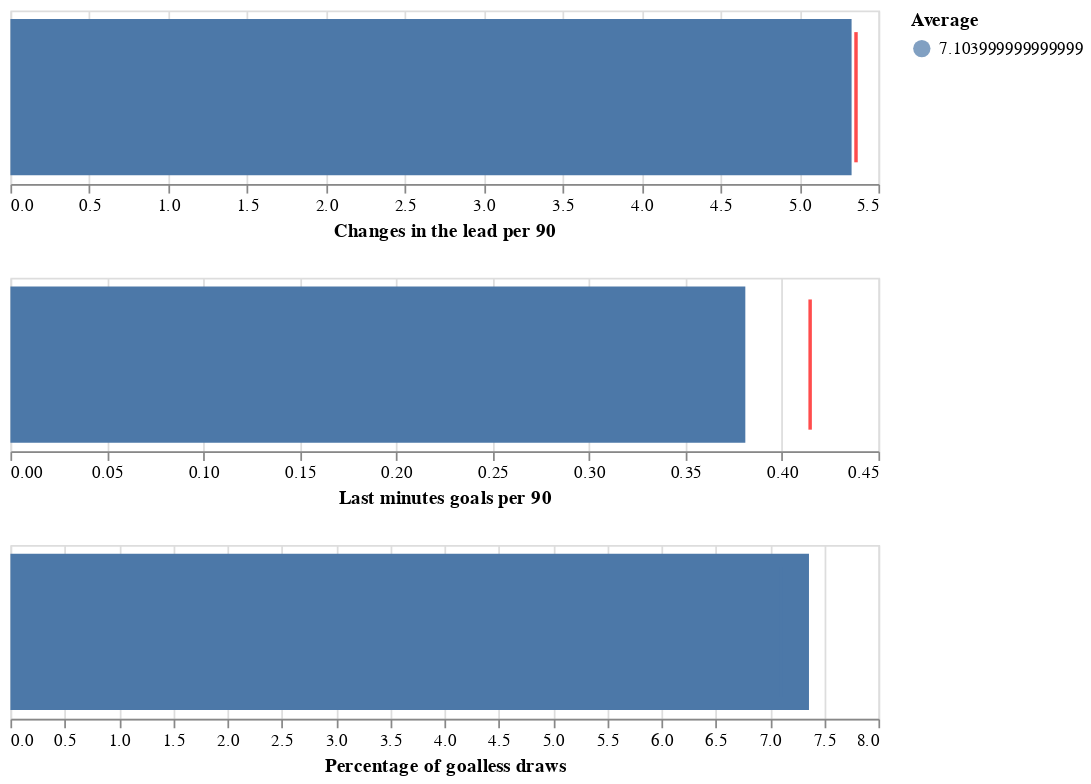

Here is the notebook cell this chart was saved with:
### Code cell
import altair as alt

base = alt.Chart(bulletchartLEADdf, width = 500, height = 200)

bulletchartLEAD= alt.Chart(bulletchartLEADdf, width = 500, height = 100).mark_bar().encode(
#y = properties[0]+':N',
x = alt.X(properties[0]+':Q', axis = alt.Axis(title='Changes in the lead per 90'))   
)
tickLEAD= alt.Chart(bulletchartLEADdf, width = 500, height = 100).mark_tick(color='red',thickness=2).encode(
#y = 'Properties:N',
x = 'Average:Q'
)

LEAD = (bulletchartLEAD+tickLEAD)

bulletchartLASTMIN =  alt.Chart(bulletchartLASTMINdf, width = 500, height = 100).mark_bar().encode(
#y = 'Properties:N',
x = alt.X(properties[1]+':Q' , axis = alt.Axis(title='Last minutes goals per 90'))
)

tickLASTMIN= alt.Chart(bulletchartLASTMINdf, width = 500, height = 100).mark_tick(color='red',thickness=2).encode(
#y = 'Properties:N',
x = 'Average:Q'
)

LASTMIN = (bulletchartLASTMIN+tickLASTMIN)

bulletchartDRAWS =  alt.Chart(bulletchartDRAWSdf, width = 500, height = 100).mark_bar().encode(
#y = 'Properties:N',  
x = alt.X(properties[2]+':Q', axis = alt.Axis(title='Percentage of goalless draws'))    
)

tickDRAWS= alt.Chart(bulletchartDRAWSdf, width = 500, height = 100).mark_tick(color='red',thickness=2).encode(
#y = 'Properties:N',
x = 'Average:Q',
color = 'Average:N'
)

DRAWS = (bulletchartDRAWS+tickDRAWS)


alt.vconcat(LEAD, LASTMIN, DRAWS).configure_tick(
    bandSize=100 # controls the width of the tick
).configure_scale(
    rangeStep=40  # controls the width of the bar
)
# (bulletchartLEAD+tickLEAD).configure_tick(
#     bandSize=100 # controls the width of the tick
# ).configure_scale(
#     rangeStep=40  # controls the width of the bar
# )

### Figure 1 — Vega-Lite specification as saved in the notebook (floating-point values rounded to 4 significant figures)
{"$schema": "https://vega.github.io/schema/vega-lite/v3.4.0.json", "config": {"mark": {"tooltip": null}, "scale": {"rangeStep": 40}, "tick": {"bandSize": 100}, "view": {"height": 300, "width": 400}}, "datasets": {"data-36c4a691dfd0d613a92af868c079b5ad": [{"Average": 7.104, "goalless": 7.36}], "data-57b0f8582903fb86a6285e79c9616077": [{"Average": 5.358, "lead": 5.33}], "data-64caec55755ddaa70f6db430c7a66b6a": [{"Average": 0.4146, "lastmin": 0.381}]}, "vconcat": [{"data": {"name": "data-57b0f8582903fb86a6285e79c9616077"}, "layer": [{"encoding": {"x": {"axis": {"title": "Changes in the lead per 90"}, "field": "lead", "type": "quantitative"}}, "height": 100, "mark": "bar", "width": 500}, {"encoding": {"x": {"field": "Average", "type": "quantitative"}}, "height": 100, "mark": {"color": "red", "thickness": 2, "type": "tick"}, "width": 500}]}, {"data": {"name": "data-64caec55755ddaa70f6db430c7a66b6a"}, "layer": [{"encoding": {"x": {"axis": {"title": "Last minutes goals per 90"}, "field": "lastmin", "type": "quantitative"}}, "height": 100, "mark": "bar", "width": 500}, {"encoding": {"x": {"field": "Average", "type": "quantitative"}}, "height": 100, "mark": {"color": "red", "thickness": 2, "type": "tick"}, "width": 500}]}, {"data": {"name": "data-36c4a691dfd0d613a92af868c079b5ad"}, "layer": [{"encoding": {"x": {"axis": {"title": "Percentage of goalless draws"}, "field": "goalless", "type": "quantitative"}}, "height": 100, "mark": "bar", "width": 500}, {"encoding": {"color": {"field": "Average", "type": "nominal"}, "x": {"field": "Average", "type": "quantitative"}}, "height": 100, "mark": {"color": "red", "thickness": 2, "type": "tick"}, "width": 500}]}]}
